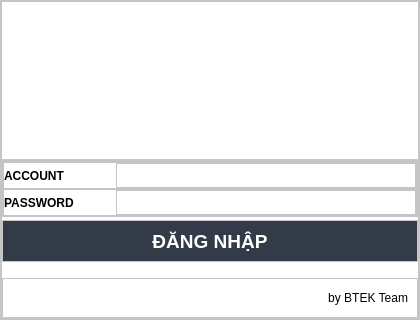
<?xml version="1.0" encoding="UTF-8"?>
<ui version="4.0">
 <class>Form</class>
 <widget class="QWidget" name="Form">
  <property name="geometry">
   <rect>
    <x>0</x>
    <y>0</y>
    <width>420</width>
    <height>320</height>
   </rect>
  </property>
  <property name="minimumSize">
   <size>
    <width>420</width>
    <height>320</height>
   </size>
  </property>
  <property name="windowTitle">
   <string>Form</string>
  </property>
  <layout class="QVBoxLayout" name="verticalLayout_3">
   <property name="spacing">
    <number>0</number>
   </property>
   <property name="leftMargin">
    <number>0</number>
   </property>
   <property name="topMargin">
    <number>0</number>
   </property>
   <property name="rightMargin">
    <number>0</number>
   </property>
   <property name="bottomMargin">
    <number>0</number>
   </property>
   <item>
    <widget class="QFrame" name="CertainFrame">
     <property name="minimumSize">
      <size>
       <width>400</width>
       <height>300</height>
      </size>
     </property>
     <property name="styleSheet">
      <string notr="true">background-color: rgb(255, 255, 255);</string>
     </property>
     <property name="frameShape">
      <enum>QFrame::StyledPanel</enum>
     </property>
     <property name="frameShadow">
      <enum>QFrame::Raised</enum>
     </property>
     <layout class="QVBoxLayout" name="verticalLayout">
      <property name="spacing">
       <number>0</number>
      </property>
      <property name="leftMargin">
       <number>0</number>
      </property>
      <property name="topMargin">
       <number>0</number>
      </property>
      <property name="rightMargin">
       <number>0</number>
      </property>
      <property name="bottomMargin">
       <number>0</number>
      </property>
      <item>
       <widget class="QFrame" name="frame_AppName">
        <property name="frameShape">
         <enum>QFrame::StyledPanel</enum>
        </property>
        <property name="frameShadow">
         <enum>QFrame::Raised</enum>
        </property>
        <layout class="QVBoxLayout" name="verticalLayout_2">
         <property name="spacing">
          <number>0</number>
         </property>
         <property name="leftMargin">
          <number>0</number>
         </property>
         <property name="topMargin">
          <number>0</number>
         </property>
         <property name="rightMargin">
          <number>0</number>
         </property>
         <property name="bottomMargin">
          <number>0</number>
         </property>
         <item>
          <widget class="QLabel" name="label_AppName">
           <property name="sizePolicy">
            <sizepolicy hsizetype="Expanding" vsizetype="Preferred">
             <horstretch>0</horstretch>
             <verstretch>0</verstretch>
            </sizepolicy>
           </property>
           <property name="maximumSize">
            <size>
             <width>16777215</width>
             <height>150</height>
            </size>
           </property>
           <property name="text">
            <string/>
           </property>
           <property name="pixmap">
            <pixmap resource="../resource.qrc">:/asset/asset/bdoctor.png</pixmap>
           </property>
           <property name="scaledContents">
            <bool>true</bool>
           </property>
           <property name="alignment">
            <set>Qt::AlignCenter</set>
           </property>
          </widget>
         </item>
        </layout>
       </widget>
      </item>
      <item>
       <widget class="QFrame" name="frame_SignInInfor">
        <property name="frameShape">
         <enum>QFrame::StyledPanel</enum>
        </property>
        <property name="frameShadow">
         <enum>QFrame::Raised</enum>
        </property>
        <layout class="QVBoxLayout" name="verticalLayout_4">
         <property name="spacing">
          <number>0</number>
         </property>
         <property name="leftMargin">
          <number>0</number>
         </property>
         <property name="topMargin">
          <number>0</number>
         </property>
         <property name="rightMargin">
          <number>0</number>
         </property>
         <property name="bottomMargin">
          <number>0</number>
         </property>
         <item alignment="Qt::AlignTop">
          <widget class="QFrame" name="frame_AccountInfor">
           <property name="frameShape">
            <enum>QFrame::StyledPanel</enum>
           </property>
           <property name="frameShadow">
            <enum>QFrame::Raised</enum>
           </property>
           <layout class="QVBoxLayout" name="verticalLayout_5">
            <property name="spacing">
             <number>0</number>
            </property>
            <property name="leftMargin">
             <number>0</number>
            </property>
            <property name="topMargin">
             <number>0</number>
            </property>
            <property name="rightMargin">
             <number>0</number>
            </property>
            <property name="bottomMargin">
             <number>0</number>
            </property>
            <item>
             <widget class="QFrame" name="frame_AccountID">
              <property name="maximumSize">
               <size>
                <width>16777215</width>
                <height>30</height>
               </size>
              </property>
              <property name="frameShape">
               <enum>QFrame::StyledPanel</enum>
              </property>
              <property name="frameShadow">
               <enum>QFrame::Raised</enum>
              </property>
              <layout class="QHBoxLayout" name="horizontalLayout">
               <property name="spacing">
                <number>0</number>
               </property>
               <property name="leftMargin">
                <number>0</number>
               </property>
               <property name="topMargin">
                <number>0</number>
               </property>
               <property name="rightMargin">
                <number>0</number>
               </property>
               <property name="bottomMargin">
                <number>0</number>
               </property>
               <item>
                <widget class="QLabel" name="label_AccountID">
                 <property name="maximumSize">
                  <size>
                   <width>16777215</width>
                   <height>25</height>
                  </size>
                 </property>
                 <property name="font">
                  <font>
                   <family>Segoe UI</family>
                   <weight>75</weight>
                   <bold>true</bold>
                  </font>
                 </property>
                 <property name="text">
                  <string>ACCOUNT</string>
                 </property>
                </widget>
               </item>
               <item>
                <widget class="QTextEdit" name="textbox_AccountID">
                 <property name="maximumSize">
                  <size>
                   <width>300</width>
                   <height>25</height>
                  </size>
                 </property>
                </widget>
               </item>
              </layout>
             </widget>
            </item>
            <item>
             <widget class="QFrame" name="frame_Password">
              <property name="maximumSize">
               <size>
                <width>16777215</width>
                <height>30</height>
               </size>
              </property>
              <property name="frameShape">
               <enum>QFrame::StyledPanel</enum>
              </property>
              <property name="frameShadow">
               <enum>QFrame::Raised</enum>
              </property>
              <layout class="QHBoxLayout" name="horizontalLayout_2">
               <property name="spacing">
                <number>0</number>
               </property>
               <property name="leftMargin">
                <number>0</number>
               </property>
               <property name="topMargin">
                <number>0</number>
               </property>
               <property name="rightMargin">
                <number>0</number>
               </property>
               <property name="bottomMargin">
                <number>0</number>
               </property>
               <item>
                <widget class="QLabel" name="label_Password">
                 <property name="maximumSize">
                  <size>
                   <width>16777215</width>
                   <height>25</height>
                  </size>
                 </property>
                 <property name="font">
                  <font>
                   <family>Segoe UI</family>
                   <weight>75</weight>
                   <bold>true</bold>
                  </font>
                 </property>
                 <property name="text">
                  <string>PASSWORD</string>
                 </property>
                </widget>
               </item>
               <item>
                <widget class="QTextEdit" name="textbox_Password">
                 <property name="maximumSize">
                  <size>
                   <width>300</width>
                   <height>25</height>
                  </size>
                 </property>
                </widget>
               </item>
              </layout>
             </widget>
            </item>
           </layout>
          </widget>
         </item>
         <item alignment="Qt::AlignTop">
          <widget class="QFrame" name="frame_Signin">
           <property name="frameShape">
            <enum>QFrame::StyledPanel</enum>
           </property>
           <property name="frameShadow">
            <enum>QFrame::Raised</enum>
           </property>
           <layout class="QVBoxLayout" name="verticalLayout_6">
            <property name="spacing">
             <number>0</number>
            </property>
            <property name="leftMargin">
             <number>0</number>
            </property>
            <property name="topMargin">
             <number>0</number>
            </property>
            <property name="rightMargin">
             <number>0</number>
            </property>
            <property name="bottomMargin">
             <number>0</number>
            </property>
            <item>
             <widget class="QPushButton" name="btn_SignIn">
              <property name="sizePolicy">
               <sizepolicy hsizetype="Expanding" vsizetype="Expanding">
                <horstretch>0</horstretch>
                <verstretch>0</verstretch>
               </sizepolicy>
              </property>
              <property name="minimumSize">
               <size>
                <width>0</width>
                <height>40</height>
               </size>
              </property>
              <property name="maximumSize">
               <size>
                <width>16777215</width>
                <height>40</height>
               </size>
              </property>
              <property name="font">
               <font>
                <family>Segoe UI</family>
                <pointsize>14</pointsize>
                <weight>75</weight>
                <bold>true</bold>
               </font>
              </property>
              <property name="styleSheet">
               <string notr="true">QPushButton {	
	border: none;
	
	color: rgb(255, 255, 255);
	background-color: rgb(52, 59, 72);
}
QPushButton:hover {
	background-color: rgb(52, 59, 72);
}
QPushButton:pressed {	
	background-color: rgb(85, 170, 255);
}</string>
              </property>
              <property name="text">
               <string>ĐĂNG NHẬP</string>
              </property>
             </widget>
            </item>
           </layout>
          </widget>
         </item>
         <item>
          <widget class="QFrame" name="frame_DevTeam">
           <property name="maximumSize">
            <size>
             <width>16777215</width>
             <height>40</height>
            </size>
           </property>
           <property name="frameShape">
            <enum>QFrame::StyledPanel</enum>
           </property>
           <property name="frameShadow">
            <enum>QFrame::Raised</enum>
           </property>
           <layout class="QVBoxLayout" name="verticalLayout_7">
            <item>
             <widget class="QLabel" name="label_BTEKTeam">
              <property name="text">
               <string>by BTEK Team</string>
              </property>
              <property name="alignment">
               <set>Qt::AlignRight|Qt::AlignTrailing|Qt::AlignVCenter</set>
              </property>
             </widget>
            </item>
           </layout>
          </widget>
         </item>
        </layout>
       </widget>
      </item>
     </layout>
    </widget>
   </item>
  </layout>
 </widget>
 <resources>
  <include location="../resource.qrc"/>
  <include location="resource.qrc"/>
 </resources>
 <connections/>
</ui>
